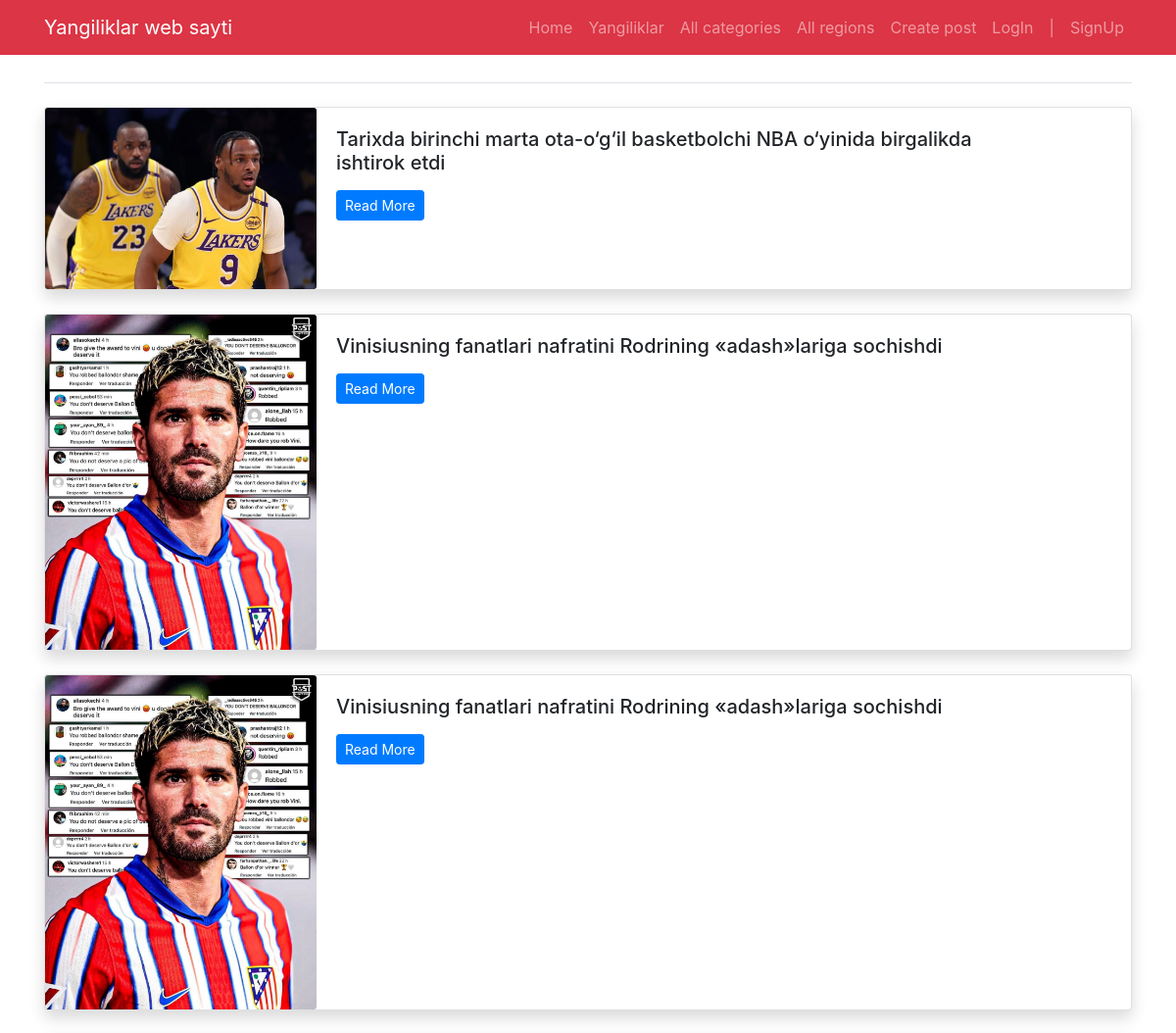
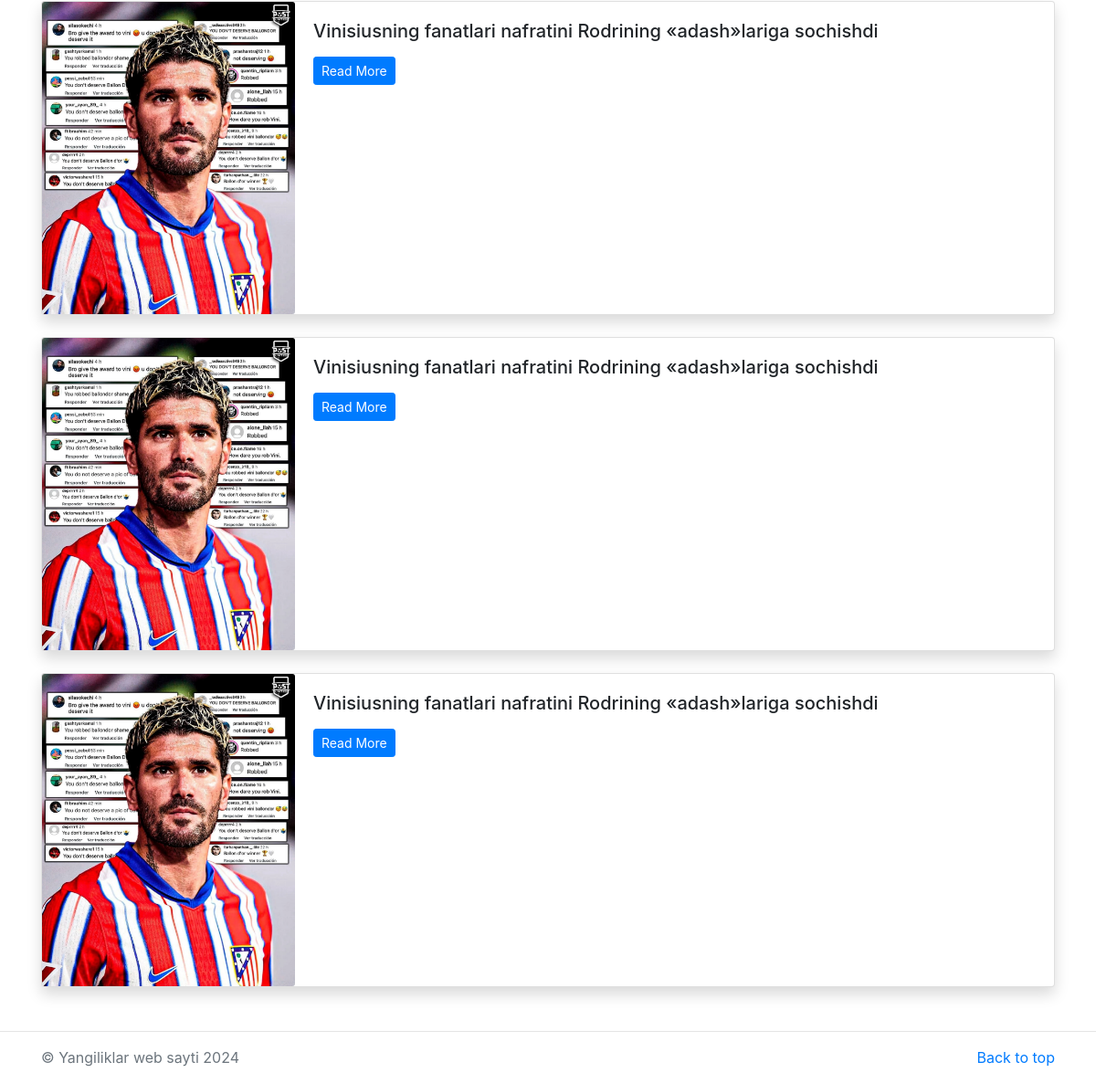
The page /region/2 on the database its author committed (2 pictures, top to bottom).
### news/models.py (models this page shows, shortened)
class New(models.Model):
    category = models.ForeignKey(Category, on_delete=models.CASCADE)
    region = models.ForeignKey(Region, on_delete=models.CASCADE, blank=True, null=True)
    title = models.CharField(max_length=300)
    text = models.TextField()
    image = models.ImageField(upload_to='images/')
    date = models.DateField(auto_now=True)
    author = models.ForeignKey('auth.User', on_delete=models.CASCADE)

### news/views.py (the view)
# urls.py: path('region/<int:id>', region, name='region'),
def region(request, id):
    region = Region.objects.get(id=id)
    news = New.objects.filter(region=region)
    return render(request, 'region-news.html', {
        'all_regs': news,
        'region': region
    })

### templates/region-news.html (shortened to what this page needs)
{% extends 'base.html' %}
{% block content %}
<main class="container mt-3 mb-5">
    <h3 class="border-bottom pb-1 my-4">{{ region.title }}</h3>
    {% for regs in all_regs %}
    <div class="card mb-4 shadow">
        <div class="row no-gutters">
            <div class="col-md-3">
                <img src="/media/{{ regs.image }}" class="card-img" alt="{{ regs.title }}">
            </div>
            <div class="col-md-8">
                <div class="card-body">
                    <h5 class="card-title">{{ regs.title }}</h5>
                    <p class="card-text"><a href="/region/{{ regs.id }}" class="btn btn-sm btn-primary">Read More</a></p>
                </div>
            </div>
        </div>
    </div>
    {% endfor %}
</main>
{% endblock %}

### templates/base.html (shortened to what this page needs)
{% load static %}
<html>
<head>
    <link rel="stylesheet" type="text/css" href="{% static 'css/bootstrap.min.css' %}" />
</head>
<body>
    <nav class="navbar navbar-expand-lg navbar-dark bg-danger">
        <div class="container">
            <a class="navbar-brand" href="{% url 'home' %}">Yangiliklar web sayti</a>
            <div class="collapse navbar-collapse" id="navbarNav">
                <ul class="navbar-nav ml-auto">
                    <li class="nav-item">
                        <a class="nav-link" href="{% url 'home' %}">Home</a>
                    </li>
                    <li class="nav-item">
                        <a class="nav-link" href="{% url 'all_news' %}">Yangiliklar</a>
                    </li>
                    <li class="nav-item">
                        <a class="nav-link" href="{% url 'all-category' %}">All categories</a>
                    </li>
                    <li class="nav-item">
                        <a class="nav-link" href="{% url 'all-region' %}">All regions</a>
                    </li>
                    <li class="nav-item">
                        <a class="nav-link" href="{% url 'create-post' %}">Create post</a>
                    </li>
                    <li class="nav-item">
                        <li class="nav-item">
                        {% if user.is_authenticated %}
                        <a class="nav-link" href="">Xush Kelibsiz {{ user.username }}</a>
                        <li>
                            <a class="nav-link" href="{% url 'logout' %}">LogOut</a>
                        </li>
                    {% else %}
                        <li><a href="{% url 'login' %}" class="nav-link">LogIn</a></li>
                        <li><a href="" class="nav-link">|</a></li>
                        <li><a href="{% url 'signup' %}" class="nav-link">SignUp</a></li>
                    {% endif %}
                    </li>
                </ul>
            </div>
        </div>
    </nav>
    {% block content %}
    {% endblock %}
    <hr />
    <footer class="text-muted">
        <div class="container">
            <p class="float-right">
                <a href="#">Back to top</a>
            </p>
            <p>&copy; Yangiliklar web sayti 2024</p>
        </div>
    </footer>
</body>
</html>

### rows shown on the page
New: image (picture), title "Tarixda birinchi marta ota-o‘g‘il basketbolchi NBA o‘yinida birgalikda ishtirok etdi"
New: image (picture), title "Vinisiusning fanatlari nafratini Rodrining «adash»lariga sochishdi"
New: image (picture), title "Vinisiusning fanatlari nafratini Rodrining «adash»lariga sochishdi"
New: image (picture), title "Vinisiusning fanatlari nafratini Rodrining «adash»lariga sochishdi"
New: image (picture), title "Vinisiusning fanatlari nafratini Rodrining «adash»lariga sochishdi"
New: image (picture), title "Vinisiusning fanatlari nafratini Rodrining «adash»lariga sochishdi"
